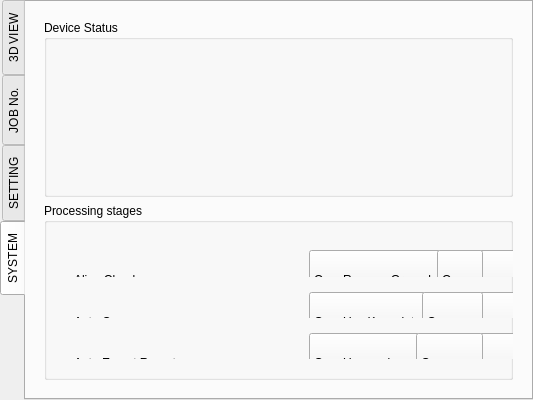
        <widget class="QTabWidget" name="tab_mainview">
         <property name="enabled">
          <bool>true</bool>
         </property>
         <property name="sizePolicy">
          <sizepolicy hsizetype="Expanding" vsizetype="Expanding">
           <horstretch>0</horstretch>
           <verstretch>0</verstretch>
          </sizepolicy>
         </property>
         <property name="tabPosition">
          <enum>QTabWidget::West</enum>
         </property>
         <property name="currentIndex">
          <number>3</number>
         </property>
         <property name="usesScrollButtons">
          <bool>false</bool>
         </property>
         <widget class="QWidget" name="tab_operator">
          <attribute name="title">
           <string>3D VIEW</string>
          </attribute>
          <layout class="QHBoxLayout" name="horizontalLayout">
           <property name="spacing">
            <number>4</number>
           </property>
           <property name="leftMargin">
            <number>0</number>
           </property>
           <property name="topMargin">
            <number>0</number>
           </property>
           <property name="rightMargin">
            <number>0</number>
           </property>
           <property name="bottomMargin">
            <number>0</number>
           </property>
           <item>
            <widget class="QWidget" name="tab_cloud_view" native="true">
             <layout class="QVBoxLayout" name="verticalLayout_7">
              <property name="spacing">
               <number>2</number>
              </property>
              <property name="leftMargin">
               <number>2</number>
              </property>
              <property name="topMargin">
               <number>2</number>
              </property>
              <property name="rightMargin">
               <number>2</number>
              </property>
              <property name="bottomMargin">
               <number>2</number>
              </property>
              <item>
               <widget class="QWidget" name="cloudFrame" native="true">
                <property name="sizePolicy">
                 <sizepolicy hsizetype="Expanding" vsizetype="Expanding">
                  <horstretch>0</horstretch>
                  <verstretch>0</verstretch>
                 </sizepolicy>
                </property>
               </widget>
              </item>
             </layout>
            </widget>
           </item>
          </layout>
         </widget>
         <widget class="QWidget" name="tab_jobnumber">
          <attribute name="title">
           <string>JOB No.</string>
          </attribute>
         </widget>
         <widget class="QWidget" name="tab_setting">
          <attribute name="title">
           <string>SETTING</string>
          </attribute>
          <layout class="QGridLayout" name="gridLayout"/>
         </widget>
         <widget class="QWidget" name="tab_system">
          <attribute name="title">
           <string>SYSTEM</string>
          </attribute>
          <layout class="QVBoxLayout" name="verticalLayout_5">
           <item>
            <widget class="QWidget" name="widget" native="true">
             <layout class="QVBoxLayout" name="verticalLayout_2">
              <item>
               <widget class="QGroupBox" name="groupBox">
                <property name="title">
                 <string>Device Status</string>
                </property>
                <layout class="QHBoxLayout" name="horizontalLayout_15">
                 <item>
                  <widget class="QWidget" name="widget_2" native="true">
                   <property name="minimumSize">
                    <size>
                     <width>500</width>
                     <height>0</height>
                    </size>
                   </property>
                   <property name="maximumSize">
                    <size>
                     <width>500</width>
                     <height>500</height>
                    </size>
                   </property>
                   <layout class="QVBoxLayout" name="verticalLayout_11">
                    <item>
                     <widget class="QWidget" name="widget_7" native="true">
                      <layout class="QHBoxLayout" name="horizontalLayout_5">
                       <item>
                        <widget class="QLabel" name="label_7">
                         <property name="minimumSize">
                          <size>
                           <width>0</width>
                           <height>60</height>
                          </size>
                         </property>
                         <property name="text">
                          <string>PLC:</string>
                         </property>
                        </widget>
                       </item>
                       <item>
                        <widget class="QLabel" name="lblPLCStatus">
                         <property name="minimumSize">
                          <size>
                           <width>0</width>
                           <height>60</height>
                          </size>
                         </property>
                         <property name="text">
                          <string>--</string>
                         </property>
                        </widget>
                       </item>
                      </layout>
                     </widget>
                    </item>
                    <item>
                     <widget class="QWidget" name="widget_12" native="true">
                      <layout class="QHBoxLayout" name="horizontalLayout_10">
                       <item>
                        <widget class="QLabel" name="label_5">
                         <property name="minimumSize">
                          <size>
                           <width>0</width>
                           <height>60</height>
                          </size>
                         </property>
                         <property name="text">
                          <string>PCAN Gatway:</string>
                         </property>
                        </widget>
                       </item>
                       <item>
                        <widget class="QLabel" name="lblPCANStatus">
                         <property name="minimumSize">
                          <size>
                           <width>0</width>
                           <height>60</height>
                          </size>
                         </property>
                         <property name="text">
                          <string>--</string>
                         </property>
                        </widget>
                       </item>
                      </layout>
                     </widget>
                    </item>
                    <item>
                     <widget class="QWidget" name="widget_8" native="true">
                      <layout class="QHBoxLayout" name="horizontalLayout_6">
                       <item>
                        <widget class="QLabel" name="label_2">
                         <property name="minimumSize">
                          <size>
                           <width>0</width>
                           <height>60</height>
                          </size>
                         </property>
                         <property name="text">
                          <string>Lidar:</string>
                         </property>
                        </widget>
                       </item>
                       <item>
                        <widget class="QLabel" name="lblLidarStatus">
                         <property name="minimumSize">
                          <size>
                           <width>0</width>
                           <height>60</height>
                          </size>
                         </property>
                         <property name="text">
                          <string>--</string>
                         </property>
                        </widget>
                       </item>
                      </layout>
                     </widget>
                    </item>
                    <item>
                     <widget class="QWidget" name="widget_9" native="true">
                      <layout class="QHBoxLayout" name="horizontalLayout_7">
                       <item>
                        <widget class="QLabel" name="label_3">
                         <property name="minimumSize">
                          <size>
                           <width>0</width>
                           <height>60</height>
                          </size>
                         </property>
                         <property name="text">
                          <string>Encoder:</string>
                         </property>
                        </widget>
                       </item>
                       <item>
                        <widget class="QLabel" name="lblEncoderStatus">
                         <property name="minimumSize">
                          <size>
                           <width>0</width>
                           <height>60</height>
                          </size>
                         </property>
                         <property name="text">
                          <string>--</string>
                         </property>
                        </widget>
                       </item>
                      </layout>
                     </widget>
                    </item>
                    <item>
                     <widget class="QWidget" name="widget_10" native="true">
                      <layout class="QHBoxLayout" name="horizontalLayout_8">
                       <item>
                        <widget class="QLabel" name="label">
                         <property name="minimumSize">
                          <size>
                           <width>0</width>
                           <height>60</height>
                          </size>
                         </property>
                         <property name="text">
                          <string>Encoder value (deg):</string>
                         </property>
                        </widget>
                       </item>
                       <item>
                        <widget class="QLabel" name="lblEncoder">
                         <property name="minimumSize">
                          <size>
                           <width>0</width>
                           <height>60</height>
                          </size>
                         </property>
                         <property name="text">
                          <string>--</string>
                         </property>
                        </widget>
                       </item>
                      </layout>
                     </widget>
                    </item>
                    <item>
                     <widget class="QWidget" name="widget_11" native="true">
                      <layout class="QHBoxLayout" name="horizontalLayout_9">
                       <item>
                        <widget class="QLabel" name="label_4">
                         <property name="minimumSize">
                          <size>
                           <width>0</width>
                           <height>60</height>
                          </size>
                         </property>
                         <property name="text">
                          <string>Encoder value (raw):</string>
                         </property>
                        </widget>
                       </item>
                       <item>
                        <widget class="QLabel" name="lblEncoderRawValue">
                         <property name="minimumSize">
                          <size>
                           <width>0</width>
                           <height>60</height>
                          </size>
                         </property>
                         <property name="text">
                          <string>--</string>
                         </property>
                        </widget>
                       </item>
                      </layout>
                     </widget>
                    </item>
                    <item>
                     <spacer name="verticalSpacer_4">
                      <property name="orientation">
                       <enum>Qt::Vertical</enum>
                      </property>
                      <property name="sizeHint" stdset="0">
                       <size>
                        <width>20</width>
                        <height>40</height>
                       </size>
                      </property>
                     </spacer>
                    </item>
                   </layout>
                  </widget>
                 </item>
                 <item>
                  <spacer name="horizontalSpacer">
                   <property name="orientation">
                    <enum>Qt::Horizontal</enum>
                   </property>
                   <property name="sizeHint" stdset="0">
                    <size>
                     <width>40</width>
                     <height>20</height>
                    </size>
                   </property>
                  </spacer>
                 </item>
                </layout>
               </widget>
              </item>
              <item>
               <widget class="QGroupBox" name="groupBox_2">
                <property name="title">
                 <string>Processing stages</string>
                </property>
                <layout class="QHBoxLayout" name="horizontalLayout_4">
                 <item>
                  <widget class="QWidget" name="widget_5" native="true">
                   <property name="minimumSize">
                    <size>
                     <width>500</width>
                     <height>0</height>
                    </size>
                   </property>
                   <layout class="QVBoxLayout" name="verticalLayout_9">
                    <item>
                     <widget class="QWidget" name="widget_14" native="true">
                      <layout class="QHBoxLayout" name="horizontalLayout_11">
                       <item>
                        <widget class="QLabel" name="label_8">
                         <property name="minimumSize">
                          <size>
                           <width>0</width>
                           <height>60</height>
                          </size>
                         </property>
                         <property name="text">
                          <string>Align Cloud</string>
                         </property>
                        </widget>
                       </item>
                       <item>
                        <widget class="QComboBox" name="cbbAutoAlign">
                         <property name="minimumSize">
                          <size>
                           <width>0</width>
                           <height>60</height>
                          </size>
                         </property>
                         <property name="currentIndex">
                          <number>0</number>
                         </property>
                         <property name="maxVisibleItems">
                          <number>2</number>
                         </property>
                         <item>
                          <property name="text">
                           <string>On</string>
                          </property>
                         </item>
                         <item>
                          <property name="text">
                           <string>Off</string>
                          </property>
                         </item>
                        </widget>
                       </item>
                      </layout>
                     </widget>
                    </item>
                    <item>
                     <widget class="QWidget" name="widget_13" native="true">
                      <layout class="QHBoxLayout" name="horizontalLayout_12">
                       <item>
                        <widget class="QLabel" name="label_6">
                         <property name="minimumSize">
                          <size>
                           <width>0</width>
                           <height>60</height>
                          </size>
                         </property>
                         <property name="text">
                          <string>Auto Compare</string>
                         </property>
                        </widget>
                       </item>
                       <item>
                        <widget class="QComboBox" name="cbbAutoCompare">
                         <property name="minimumSize">
                          <size>
                           <width>0</width>
                           <height>60</height>
                          </size>
                         </property>
                         <property name="currentIndex">
                          <number>0</number>
                         </property>
                         <property name="maxVisibleItems">
                          <number>2</number>
                         </property>
                         <item>
                          <property name="text">
                           <string>On</string>
                          </property>
                         </item>
                         <item>
                          <property name="text">
                           <string>Off</string>
                          </property>
                         </item>
                        </widget>
                       </item>
                      </layout>
                     </widget>
                    </item>
                    <item>
                     <widget class="QWidget" name="widget_15" native="true">
                      <layout class="QHBoxLayout" name="horizontalLayout_13">
                       <item>
                        <widget class="QLabel" name="label_9">
                         <property name="minimumSize">
                          <size>
                           <width>0</width>
                           <height>60</height>
                          </size>
                         </property>
                         <property name="text">
                          <string>Auto Export Report</string>
                         </property>
                        </widget>
                       </item>
                       <item>
                        <widget class="QComboBox" name="cbbAutoReport">
                         <property name="minimumSize">
                          <size>
                           <width>0</width>
                           <height>60</height>
                          </size>
                         </property>
                         <property name="currentIndex">
                          <number>0</number>
                         </property>
                         <property name="maxVisibleItems">
                          <number>2</number>
                         </property>
                         <item>
                          <property name="text">
                           <string>On</string>
                          </property>
                         </item>
                         <item>
                          <property name="text">
                           <string>Off</string>
                          </property>
                         </item>
                        </widget>
                       </item>
                      </layout>
                     </widget>
                    </item>
                    <item>
                     <spacer name="verticalSpacer_5">
                      <property name="orientation">
                       <enum>Qt::Vertical</enum>
                      </property>
                      <property name="sizeHint" stdset="0">
                       <size>
                        <width>20</width>
                        <height>40</height>
                       </size>
                      </property>
                     </spacer>
                    </item>
                   </layout>
                  </widget>
                 </item>
                 <item>
                  <widget class="QWidget" name="widget_19" native="true">
                   <layout class="QVBoxLayout" name="verticalLayout_4">
                    <item>
                     <widget class="QWidget" name="widget_16" native="true">
                      <layout class="QHBoxLayout" name="horizontalLayout_14">
                       <item>
                        <widget class="QLabel" name="label_10">
                         <property name="minimumSize">
                          <size>
                           <width>0</width>
                           <height>60</height>
                          </size>
                         </property>
                         <property name="text">
                          <string>Remove Ground</string>
                         </property>
                        </widget>
                       </item>
                       <item>
                        <widget class="QComboBox" name="cbbRemoveGround">
                         <property name="minimumSize">
                          <size>
                           <width>0</width>
                           <height>60</height>
                          </size>
                         </property>
                         <property name="currentIndex">
                          <number>0</number>
                         </property>
                         <property name="maxVisibleItems">
                          <number>2</number>
                         </property>
                         <item>
                          <property name="text">
                           <string>On</string>
                          </property>
                         </item>
                         <item>
                          <property name="text">
                           <string>Off</string>
                          </property>
                         </item>
                        </widget>
                       </item>
                      </layout>
                     </widget>
                    </item>
                    <item>
                     <widget class="QWidget" name="widget_17" native="true">
                      <layout class="QHBoxLayout" name="horizontalLayout_16">
                       <item>
                        <widget class="QLabel" name="label_11">
                         <property name="minimumSize">
                          <size>
                           <width>0</width>
                           <height>60</height>
                          </size>
                         </property>
                         <property name="text">
                          <string>Use Keypoint</string>
                         </property>
                        </widget>
                       </item>
                       <item>
                        <widget class="QComboBox" name="cbbUseKeypoint">
                         <property name="minimumSize">
                          <size>
                           <width>0</width>
                           <height>60</height>
                          </size>
                         </property>
                         <property name="currentIndex">
                          <number>0</number>
                         </property>
                         <property name="maxVisibleItems">
                          <number>2</number>
                         </property>
                         <item>
                          <property name="text">
                           <string>On</string>
                          </property>
                         </item>
                         <item>
                          <property name="text">
                           <string>Off</string>
                          </property>
                         </item>
                        </widget>
                       </item>
                      </layout>
                     </widget>
                    </item>
                    <item>
                     <widget class="QWidget" name="widget_18" native="true">
                      <layout class="QHBoxLayout" name="horizontalLayout_17">
                       <item>
                        <widget class="QLabel" name="label_12">
                         <property name="minimumSize">
                          <size>
                           <width>0</width>
                           <height>60</height>
                          </size>
                         </property>
                         <property name="text">
                          <string>Upsample</string>
                         </property>
                        </widget>
                       </item>
                       <item>
                        <widget class="QComboBox" name="cbbUpsample">
                         <property name="minimumSize">
                          <size>
                           <width>0</width>
                           <height>60</height>
                          </size>
                         </property>
                         <property name="currentIndex">
                          <number>0</number>
                         </property>
                         <property name="maxVisibleItems">
                          <number>2</number>
                         </property>
                         <item>
                          <property name="text">
                           <string>On</string>
                          </property>
                         </item>
                         <item>
                          <property name="text">
                           <string>Off</string>
                          </property>
                         </item>
                        </widget>
                       </item>
                      </layout>
                     </widget>
                    </item>
                    <item>
                     <spacer name="verticalSpacer_6">
                      <property name="orientation">
                       <enum>Qt::Vertical</enum>
                      </property>
                      <property name="sizeHint" stdset="0">
                       <size>
                        <width>20</width>
                        <height>40</height>
                       </size>
                      </property>
                     </spacer>
                    </item>
                   </layout>
                  </widget>
                 </item>
                </layout>
               </widget>
              </item>
             </layout>
            </widget>
           </item>
          </layout>
         </widget>
        </widget>
